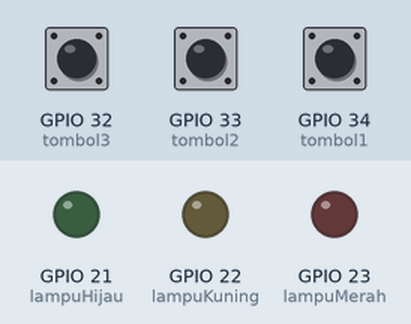
The program below on a simulated ESP32. Parts: output pins drawn as LEDs (lit = HIGH). Dashed ring = blinking. Inputs (shaded band) come from the test bench; at power-on: GPIO 32 (tombol3) HIGH, GPIO 33 (tombol2) HIGH, GPIO 34 (tombol1) HIGH. What the program prints to the serial monitor is not drawn.

Above: at 1.2 s.
1.3 s: GPIO 32 (tombol3) pulled LOW for 0.15 s
At 1.7 s:
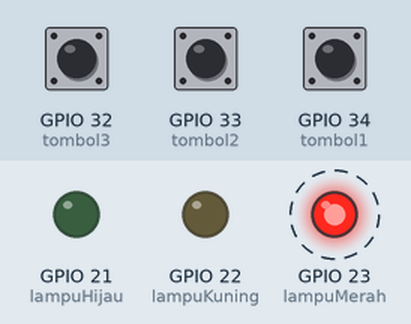
At 2.2 s:
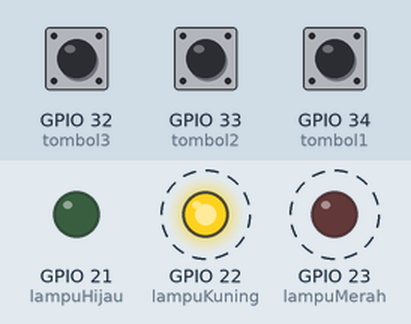
Timing chart, 0 to 10.3 s (numbered marks = the images above; inputs shaded):
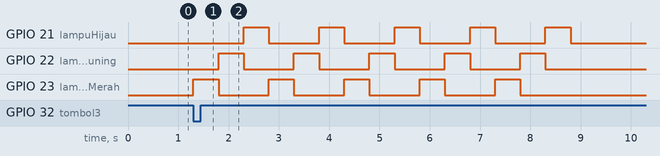

The program:

main.cpp
```cpp
#include <Arduino.h>

// Deklarasi pin tombol
int tombol1 = 34;
int tombol2 = 33;
int tombol3 = 32;

// Deklarasi pin LED
int lampuMerah = 23;
int lampuKuning = 22;
int lampuHijau = 21;

void setup()
{
  Serial.begin(115200);
  Serial.println("Program LED dan Tombol ESP32");

  // Konfigurasi tombol sebagai input dengan pull-up internal
  pinMode(tombol1, INPUT_PULLUP);
  pinMode(tombol2, INPUT_PULLUP);
  pinMode(tombol3, INPUT_PULLUP);

  // Konfigurasi LED sebagai output
  pinMode(lampuMerah, OUTPUT);
  pinMode(lampuKuning, OUTPUT);
  pinMode(lampuHijau, OUTPUT);
}

void loop()
{
  if (digitalRead(tombol1) == LOW)
  {
    // Tombol 1: Lampu merah berkedip 5 kali
    for (int i = 0; i < 5; i++)
    {
      digitalWrite(lampuMerah, HIGH);
      delay(500);
      digitalWrite(lampuMerah, LOW);
      delay(500);
    }
  }

  if (digitalRead(tombol2) == LOW)
  {
    // Tombol 2: Lampu merah dan hijau berkedip bergantian
    for (int i = 0; i < 5; i++)
    {
      digitalWrite(lampuMerah, HIGH);
      digitalWrite(lampuHijau, LOW);
      delay(500);
      digitalWrite(lampuMerah, LOW);
      digitalWrite(lampuHijau, HIGH);
      delay(500);
    }
    digitalWrite(lampuHijau, LOW); // Matikan LED setelah selesai
  }

  if (digitalRead(tombol3) == LOW)
  {
    // Tombol 3: Lampu merah, kuning, dan hijau berkedip bergantian
    for (int i = 0; i < 5; i++)
    {
      digitalWrite(lampuMerah, HIGH);
      delay(500);
      digitalWrite(lampuMerah, LOW);
      digitalWrite(lampuKuning, HIGH);
      delay(500);
      digitalWrite(lampuKuning, LOW);
      digitalWrite(lampuHijau, HIGH);
      delay(500);
      digitalWrite(lampuHijau, LOW);
    }
  }
}
```

Measured:
- after the input at 1.3 s, GPIO 21 (lampuHijau): alternates HIGH for 0.50 s and LOW for 1.0 s, starting after 1.0 s; GPIO 22 (lampuKuning): alternates HIGH for 0.50 s and LOW for 1.0 s, 10 changes in all, then stays LOW, starting after 0.50 s
